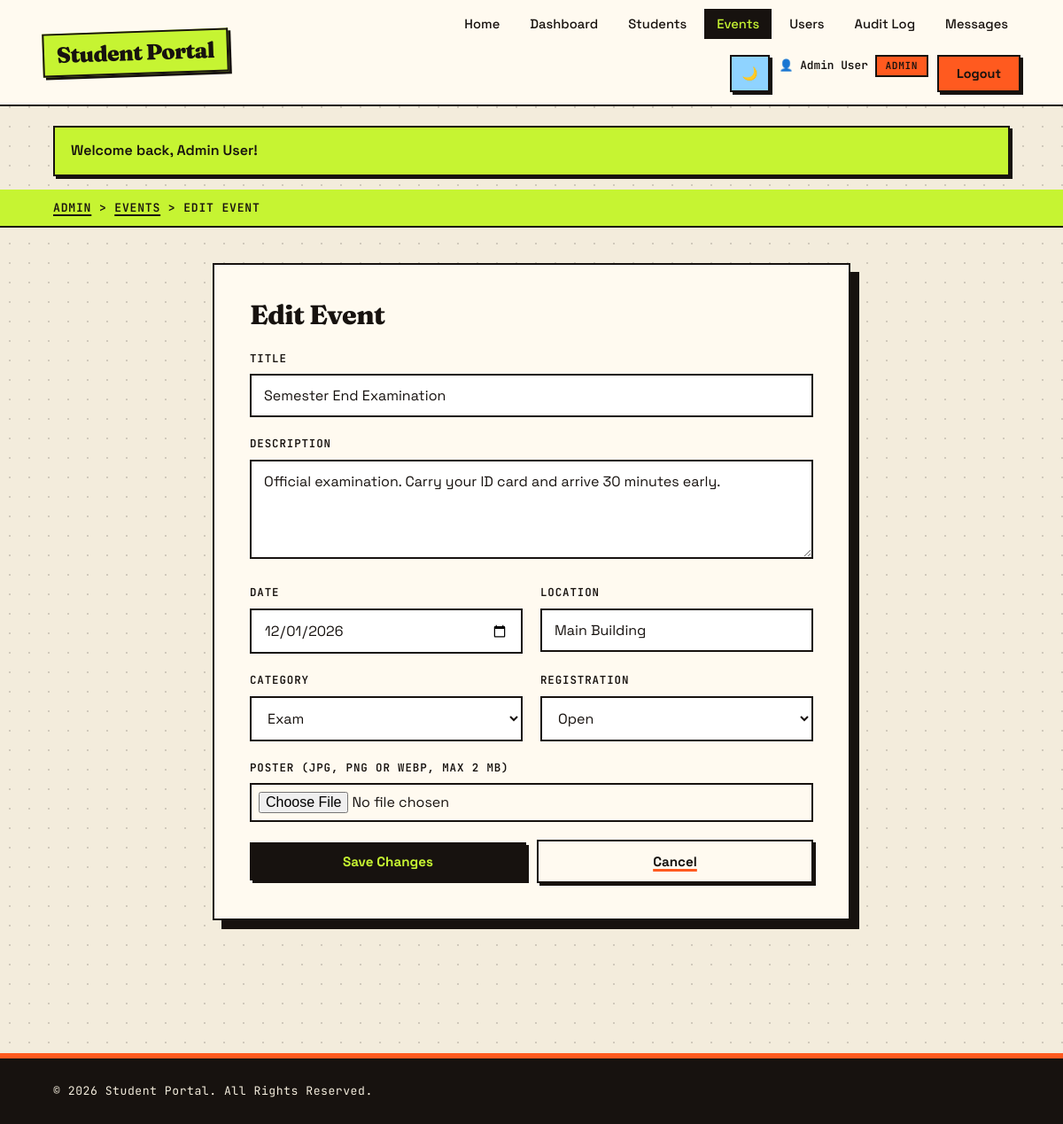
Page /admin/event_form.php?id=15 (signed in) on the committed database.
### tables this page shows
CREATE TABLE events (
  id          INT UNSIGNED NOT NULL AUTO_INCREMENT,
  title       VARCHAR(150) NOT NULL,
  description TEXT NULL,
  event_date  DATE NOT NULL,
  location    VARCHAR(150) NOT NULL,
  category    VARCHAR(30)  NOT NULL,
  status      ENUM('open','closed') NOT NULL DEFAULT 'open',
  poster      VARCHAR(255) NULL,
  created_by  INT UNSIGNED NULL,
  created_at  TIMESTAMP NOT NULL DEFAULT CURRENT_TIMESTAMP,
  updated_at  TIMESTAMP NOT NULL DEFAULT CURRENT_TIMESTAMP ON UPDATE CURRENT_TIMESTAMP,
  PRIMARY KEY (id),
  KEY idx_events_date (event_date),
  KEY idx_events_category (category),
  CONSTRAINT fk_events_user FOREIGN KEY (created_by) REFERENCES users (id) ON DELETE SET NULL ON UPDATE CASCADE
);

### includes/db.php (called while the page is built, shortened)
<?php
function db(): mysqli
{
    static $conn = null;
    if ($conn instanceof mysqli) {
        return $conn;
    }
    try {
        $conn = new mysqli(DB_HOST, DB_USER, DB_PASS, DB_NAME);
        $conn->set_charset('utf8mb4');
    } catch (mysqli_sql_exception $e) {
        error_log('[StudentHub] DB connection failed: ' . $e->getMessage());
        http_response_code(500);
        if (defined('API_REQUEST')) {
            header('Content-Type: application/json; charset=utf-8');
            echo json_encode(['success' => false, 'message' => 'Database connection failed.']);
        } else {
            echo '<h1>Database connection failed</h1>'
               . '<p>Start MySQL in XAMPP, import <code>database/studentHub.sql</code> '
               . 'and check <code>includes/config.php</code>.</p>';
        }
        exit;
    }
    return $conn;
}
function db_query(string $sql, string $types = '', array $params = []): mysqli_stmt
{
    $stmt = db()->prepare($sql);
    if ($types !== '') {
        $stmt->bind_param($types, ...$params);
    }
    $stmt->execute();
    return $stmt;
}
function db_all(string $sql, string $types = '', array $params = []): array
{
    $stmt = db_query($sql, $types, $params);
    $rows = $stmt->get_result()->fetch_all(MYSQLI_ASSOC);
    return $rows;
}
function db_one(string $sql, string $types = '', array $params = []): ?array
{
    $rows = db_all($sql, $types, $params);
    return $rows[0] ?? null;
}

### includes/events_repo.php (called while the page is built, shortened)
<?php
function event_find(int $id): ?array
{
    return db_one('SELECT * FROM events WHERE id = ?', 'i', [$id]);
}

### admin/event_form.php (the view, shortened to what this page needs)
<?php
require_once __DIR__ . '/../includes/events_repo.php';
$id    = (int) ($_GET['id'] ?? 0);
$event = $id ? event_find($id) : null;
$isEdit = $event !== null;
$errors = [];
$data = $event ?? ['title' => '', 'description' => '', 'event_date' => '', 'location' => '', 'category' => '', 'status' => 'open', 'poster' => null];
$pageTitle = $isEdit ? 'Edit Event' : 'Add Event';
require ROOT_PATH . '/includes/header.php';
?>
<main id="main-content" class="admin-main">
    <section class="breadcrumb">
        <div class="container">
            <p><a href="<?= e(url('admin/dashboard.php')) ?>">Admin</a> &gt;
               <a href="<?= e(url('admin/events.php')) ?>">Events</a> &gt; <span><?= e($pageTitle) ?></span></p>
        </div>
    </section>
    <section class="form-section">
        <div class="container">
            <form class="form-card wide" method="post" action="" enctype="multipart/form-data" novalidate>
                <h1 class="form-title"><?= e($pageTitle) ?></h1>
                <div class="form-group">
                    <label for="title">Title</label>
                    <input type="text" id="title" name="title" value="<?= e($data['title']) ?>" maxlength="150" required<?= field_attrs($errors, 'title') ?>>
                </div>
                <div class="form-group">
                    <label for="description">Description</label>
                    <textarea id="description" name="description" rows="4" maxlength="2000"<?= field_attrs($errors, 'description') ?>><?= e($data['description']) ?></textarea>
                </div>
                <div class="form-row">
                    <div class="form-group">
                        <label for="event_date">Date</label>
                        <input type="date" id="event_date" name="event_date" value="<?= e($data['event_date']) ?>" required<?= field_attrs($errors, 'event_date') ?>>
                    </div>
                    <div class="form-group">
                        <label for="location">Location</label>
                        <input type="text" id="location" name="location" value="<?= e($data['location']) ?>" maxlength="150" required<?= field_attrs($errors, 'location') ?>>
                    </div>
                </div>
                <div class="form-row">
                    <div class="form-group">
                        <label for="category">Category</label>
                        <select id="category" name="category" required<?= field_attrs($errors, 'category') ?>>
                            <?php foreach (EVENT_CATEGORIES as $c): ?>
                                <option value="<?= e($c) ?>" <?= $data['category'] === $c ? 'selected' : '' ?>><?= e($c) ?></option>
                            <?php endforeach; ?>
                        </select>
                    </div>
                    <div class="form-group">
                        <label for="status">Registration</label>
                        <select id="status" name="status"<?= field_attrs($errors, 'status') ?>>
                            <option value="open"   <?= $data['status'] === 'open' ? 'selected' : '' ?>>Open</option>
                        </select>
                    </div>
                </div>
                <div class="form-group">
                    <label for="poster">Poster (JPG, PNG or WEBP, max <?= (int) (MAX_POSTER_SIZE / 1024 / 1024) ?> MB)</label>
                    <input type="file" id="poster" name="poster" accept=".jpg,.jpeg,.png,.webp,image/jpeg,image/png,image/webp"<?= field_attrs($errors, 'poster') ?>>
                </div>
                <div class="form-buttons">
                    <button type="submit" class="btn primary-btn"><?= $isEdit ? 'Save Changes' : 'Add Event' ?></button>
                    <a class="btn btn-outline" href="<?= e(url('admin/events.php')) ?>">Cancel</a>
                </div>
            </form>
        </div>
    </section>
</main>
<?php require ROOT_PATH . '/includes/footer.php';

### css/style.css (style rules this page uses)
:root { --primary-color: #17120f; --secondary-color: #ff5a1f; --accent-color: #c6f432; --background-color:#f3ecdc; --text-color: #17120f; --white: #fffaf0; --ink: #17120f; --paper: #f3ecdc; --card: #fffaf0; --orange: #ff5a1f; --lime: #c6f432; --pink: #ff9ecb; --sky: #8fd3ff; --muted: #6b6257; --line: #17120f; --border-radius: 0px; --transition: .15s ease; --shadow: 6px 6px 0 var(--ink); --shadow-sm: 3px 3px 0 var(--ink); --bw: 2.5px; --font-body: 'Space Grotesk', system-ui, sans-serif; --font-display: 'Fraunces', Georgia, serif; --font-mono: 'JetBrains Mono', ui-monospace, monospace; }
* { margin:0; padding:0; box-sizing:border-box; }
body { font-family:var(--font-body); background-color:var(--paper); background-image:radial-gradient(rgba(23,18,15,.16) 1px, transparent 1.2px); background-size:22px 22px; color:var(--text-color); line-height:1.65; font-size:16px; -webkit-font-smoothing:antialiased; }
h1,h2,h3,h4 { font-family:var(--font-display); font-weight:800; line-height:1.1; letter-spacing:-.02em; }
a { text-decoration:none; color:inherit; }
.container { width:90%; max-width:1200px; margin:auto; }
.btn { display:inline-block; text-align:center; cursor:pointer; font-family:var(--font-body); font-weight:700; font-size:.95rem; padding:10px 20px; border:var(--bw) solid var(--ink); border-radius:0; box-shadow:var(--shadow-sm); color:var(--ink); background:var(--card); transition:transform var(--transition), box-shadow var(--transition), background var(--transition); }
.primary-btn { background:var(--ink); color:var(--lime); }
.btn-outline { background:transparent; color:var(--ink); border:var(--bw) solid var(--ink); }
.breadcrumb { background:var(--lime); border-bottom:var(--bw) solid var(--ink); padding:10px 0; }
.breadcrumb p { font-family:var(--font-mono); font-size:.82rem; font-weight:600; text-transform:uppercase; letter-spacing:.06em; }
.breadcrumb a { color:var(--ink); text-decoration:underline; text-decoration-thickness:2px; text-underline-offset:3px; }
.breadcrumb span { color:var(--ink); }
.form-section { padding:40px 20px 70px; }
.form-card { max-width:500px; margin:auto; background:var(--card); padding:40px; border:var(--bw) solid var(--ink); border-radius:0; box-shadow:10px 10px 0 var(--ink); }
.form-card.wide { max-width:720px; }
.form-title { color:var(--ink); margin-bottom:22px; font-size:1.9rem; }
.form-group { margin-bottom:20px; }
.form-group label { display:block; margin-bottom:7px; font-family:var(--font-mono); font-size:.78rem; font-weight:600; text-transform:uppercase; letter-spacing:.07em; color:var(--ink); }
.form-group input, .form-group textarea, .form-group select { width:100%; padding:12px 14px; background:#fff; color:var(--ink); border:var(--bw) solid var(--ink); border-radius:0; font-size:1rem; font-family:var(--font-body); transition:box-shadow var(--transition), background var(--transition); }
.form-card button { width:100%; }
.form-group input[type="file"] { padding:8px; background:var(--card); }
.form-row { display:grid; grid-template-columns:1fr 1fr; gap:20px; }
.form-card a { color:var(--ink); font-weight:700; text-decoration:underline; text-decoration-color:var(--orange); text-decoration-thickness:3px; text-underline-offset:3px; }
.form-buttons { display:flex; gap:12px; align-items:center; }
.form-buttons .btn { width:auto; flex:1; text-align:center; }

### rows in the picture
events: title "Semester End Examination", description "Official examination. Carry your ID card and arrive 30 minutes early.", event_date "12/01/2026", location "Main Building", status "Open"

### other values in the picture
$label "Home"
$label "Dashboard"
$label "Students"
$label "Events"
$label "Users"
$label "Audit Log"
$label "Messages"
$_SESSION['user_name'] "Admin User"
$f['message'] "Welcome back, Admin User!"
$pageTitle "EDIT EVENT"
$pageTitle "Edit Event"
MAX_POSTER_SIZE / 1024 / 1024 "2"
form field category "Exam"
